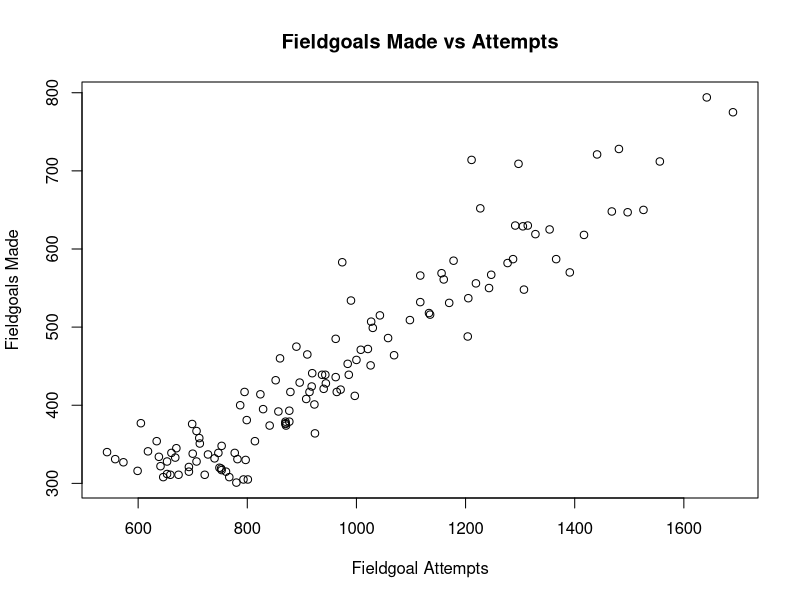

This chart was generated by the following R code:
fgs <- read.delim('fieldgoals.csv', sep = ';')
summary(fgs)
#The average player seems to make a little less than half the shots that they take.  Even the best seems to miss about a third.
fgs$FGPer <- fgs$FGM/fgs$FGA
plot(fgs$FGM ~ fgs$FGA,
     xlab = "Fieldgoal Attempts",
     ylab = 'Fieldgoals Made',
     main = 'Fieldgoals Made vs Attempts')
